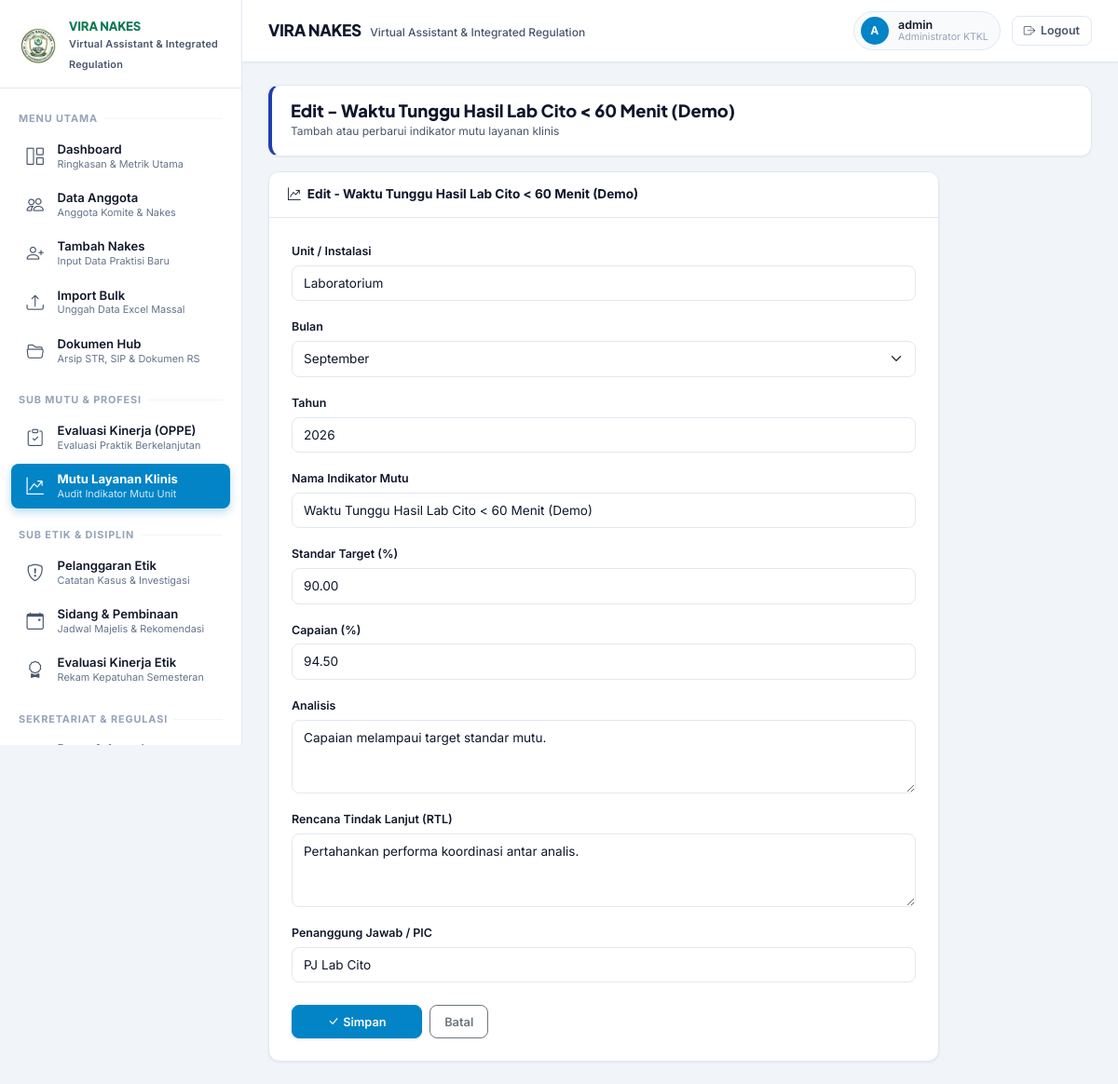
The page /mutu/1/edit/ (signed in) on the database its author committed.
### nakes/models.py (models this page shows, shortened)
class EvaluasiMutuKlinis(models.Model):
    BULAN_CHOICES = [
        (1, 'Januari'), (2, 'Februari'), (3, 'Maret'), (4, 'April'),
        (5, 'Mei'), (6, 'Juni'), (7, 'Juli'), (8, 'Agustus'),
        (9, 'September'), (10, 'Oktober'), (11, 'November'), (12, 'Desember'),
    ]
    unit_kerja = models.CharField('Unit / Instalasi', max_length=200)
    periode_bulan = models.PositiveSmallIntegerField('Bulan', choices=BULAN_CHOICES)
    periode_tahun = models.PositiveIntegerField('Tahun')
    nama_indikator = models.CharField('Nama Indikator Mutu', max_length=300)
    standar_target = models.DecimalField('Standar Target (%)', max_digits=5, decimal_places=2,
                                         validators=[MinValueValidator(0), MaxValueValidator(100)])
    capaian = models.DecimalField('Capaian (%)', max_digits=5, decimal_places=2,
                                  validators=[MinValueValidator(0), MaxValueValidator(100)])
    analisis = models.TextField('Analisis', blank=True)
    rencana_tindak_lanjut = models.TextField('Rencana Tindak Lanjut (RTL)', blank=True)
    penanggung_jawab = models.CharField('Penanggung Jawab / PIC', max_length=200, blank=True)
    created_at = models.DateTimeField(auto_now_add=True)
    updated_at = models.DateTimeField(auto_now=True)
    created_by = models.ForeignKey(settings.AUTH_USER_MODEL, on_delete=models.SET_NULL, null=True, related_name='mutu_created')
    class Meta:
        verbose_name = 'Evaluasi Mutu Layanan Klinis'
        verbose_name_plural = 'Evaluasi Mutu Layanan Klinis'
        ordering = ['-periode_tahun', '-periode_bulan', 'unit_kerja']

### nakes/views.py (the view)
# urls.py: path('mutu/<int:pk>/edit/', views.mutu_update, name='mutu_update'),
@login_required
def mutu_update(request, pk):
    mutu = get_object_or_404(EvaluasiMutuKlinis, pk=pk)
    if request.method == 'POST':
        form = EvaluasiMutuKlinisForm(request.POST, instance=mutu)
        if form.is_valid():
            mutu = form.save()
            log_audit(request.user, 'UPDATE', mutu, detail=f'Update Indikator Mutu: {mutu.nama_indikator}')
            messages.success(request, f'Indikator Mutu "{mutu.nama_indikator}" berhasil diperbarui.')
            return redirect('nakes:mutu_detail', pk=mutu.pk)
    else:
        form = EvaluasiMutuKlinisForm(instance=mutu)
    return render(request, 'nakes/mutu_form.html', {'form': form, 'title': f'Edit - {mutu.nama_indikator}'})

### nakes/forms.py
class EvaluasiMutuKlinisForm(forms.ModelForm):
    class Meta:
        model = EvaluasiMutuKlinis
        fields = [
            'unit_kerja', 'periode_bulan', 'periode_tahun',
            'nama_indikator', 'standar_target', 'capaian',
            'analisis', 'rencana_tindak_lanjut', 'penanggung_jawab',
        ]
        widgets = {
            'unit_kerja': forms.TextInput(attrs={'class': 'form-control'}),
            'periode_bulan': forms.Select(attrs={'class': 'form-select'}),
            'periode_tahun': forms.NumberInput(attrs={'class': 'form-control', 'min': '2000', 'max': '2100'}),
            'nama_indikator': forms.TextInput(attrs={'class': 'form-control'}),
            'standar_target': forms.NumberInput(attrs={'class': 'form-control', 'min': '0', 'max': '100', 'step': '0.01'}),
            'capaian': forms.NumberInput(attrs={'class': 'form-control', 'min': '0', 'max': '100', 'step': '0.01'}),
            'analisis': forms.Textarea(attrs={'class': 'form-control', 'rows': 3}),
            'rencana_tindak_lanjut': forms.Textarea(attrs={'class': 'form-control', 'rows': 3}),
            'penanggung_jawab': forms.TextInput(attrs={'class': 'form-control'}),
        }

### templates/nakes/mutu_form.html (shortened to what this page needs)
{% extends "base.html" %}
{% block content %}
<div class="page-header-box domain-mutu mb-3">
    <div>
        <h1 class="page-title-text">{{ title }}</h1>
        <p class="page-subtitle-text">Tambah atau perbarui indikator mutu layanan klinis</p>
    </div>
</div>
<div class="card" style="max-width:720px;">
    <div class="card-header">
        <i class="bi bi-graph-up-arrow me-1"></i> {{ title }}
    </div>
    <div class="card-body p-3 p-md-4">
        <form method="post" novalidate>
            {% for field in form %}
            <div class="mb-3">
                <label class="form-label" for="{{ field.id_for_label }}">{{ field.label }}</label>
                {{ field }}
            </div>
            {% endfor %}
            <div class="d-flex gap-2 mt-4">
                <button type="submit" class="btn btn-primary flex-grow-1 flex-md-grow-0" style="min-width:140px;">
                    <i class="bi bi-check-lg me-1"></i>Simpan
                </button>
                <a href="{% url 'nakes:mutu_list' %}" class="btn btn-outline-secondary flex-grow-1 flex-md-grow-0">Batal</a>
            </div>
        </form>
    </div>
</div>
{% endblock %}

### templates/base.html (shortened to what this page needs)
{% load static %}
<!DOCTYPE html>
<html lang="id">
<head>
    <link href="https://cdn.jsdelivr.net/npm/bootstrap@5.3.3/dist/css/bootstrap.min.css" rel="stylesheet">
    <link href="https://cdn.jsdelivr.net/npm/bootstrap-icons@1.11.3/font/bootstrap-icons.min.css" rel="stylesheet">
</head>
<body>
    <aside class="sidebar-desktop d-none d-md-flex flex-column">
        <div class="sidebar-brand">
            <div class="sidebar-brand-logo">
                <img src="{% static 'img/logo-vira.png' %}" alt="VIRA NAKES">
            </div>
            <div class="sidebar-brand-text">
                <h6>VIRA NAKES</h6>
                <small>Virtual Assistant &amp; Integrated Regulation</small>
            </div>
        </div>
        {% include "includes/sidebar_nav.html" %}
    </aside>
    <div class="main-content">
        <header class="d-none d-md-flex top-bar">
            <div class="page-heading">
                <h5>VIRA NAKES</h5>
                <small>Virtual Assistant &amp; Integrated Regulation</small>
            </div>
            <div class="user-pill">
                <div class="user-info">
                    <div class="user-avatar">
                        {{ request.user.username|first|upper }}
                    </div>
                    <div class="user-text">
                        <span class="user-name">{{ request.user.get_full_name|default:request.user.username }}</span>
                        <span class="user-role">{% if request.user.is_superuser %}Administrator KTKL{% else %}Pengurus Komite{% endif %}</span>
                    </div>
                </div>
                <form method="post" action="{% url 'accounts:logout' %}" class="d-inline">
                    <button type="submit" class="btn-logout">
                        <i class="bi bi-box-arrow-right"></i> Logout
                    </button>
                </form>
            </div>
        </header>
        <main class="content-area">
            {% block content %}{% endblock %}
        </main>
    </div>
</body>
</html>

### rows shown on the page
EvaluasiMutuKlinis: form "Laboratorium" "September" "2026" "Waktu Tunggu Hasil Lab Cito < 60 Menit (Demo)" "90.00" "94.50" "Capaian melampaui target standar mutu." "Pertahankan performa koordinasi antar analis." "PJ Lab Cito"

### other values the page prints
{{ request.user.username|first|upper }} "A"
{{ request.user.get_full_name|default:request.user.username }} "admin"
{{ title }} "Edit - Waktu Tunggu Hasil Lab Cito < 60 Menit (Demo)"
{{ field.label }} "Unit / Instalasi" "Bulan" "Tahun" "Nama Indikator Mutu" "Standar Target (%)" "Capaian (%)" "Analisis" "Rencana Tindak Lanjut (RTL)" "Penanggung Jawab / PIC"
